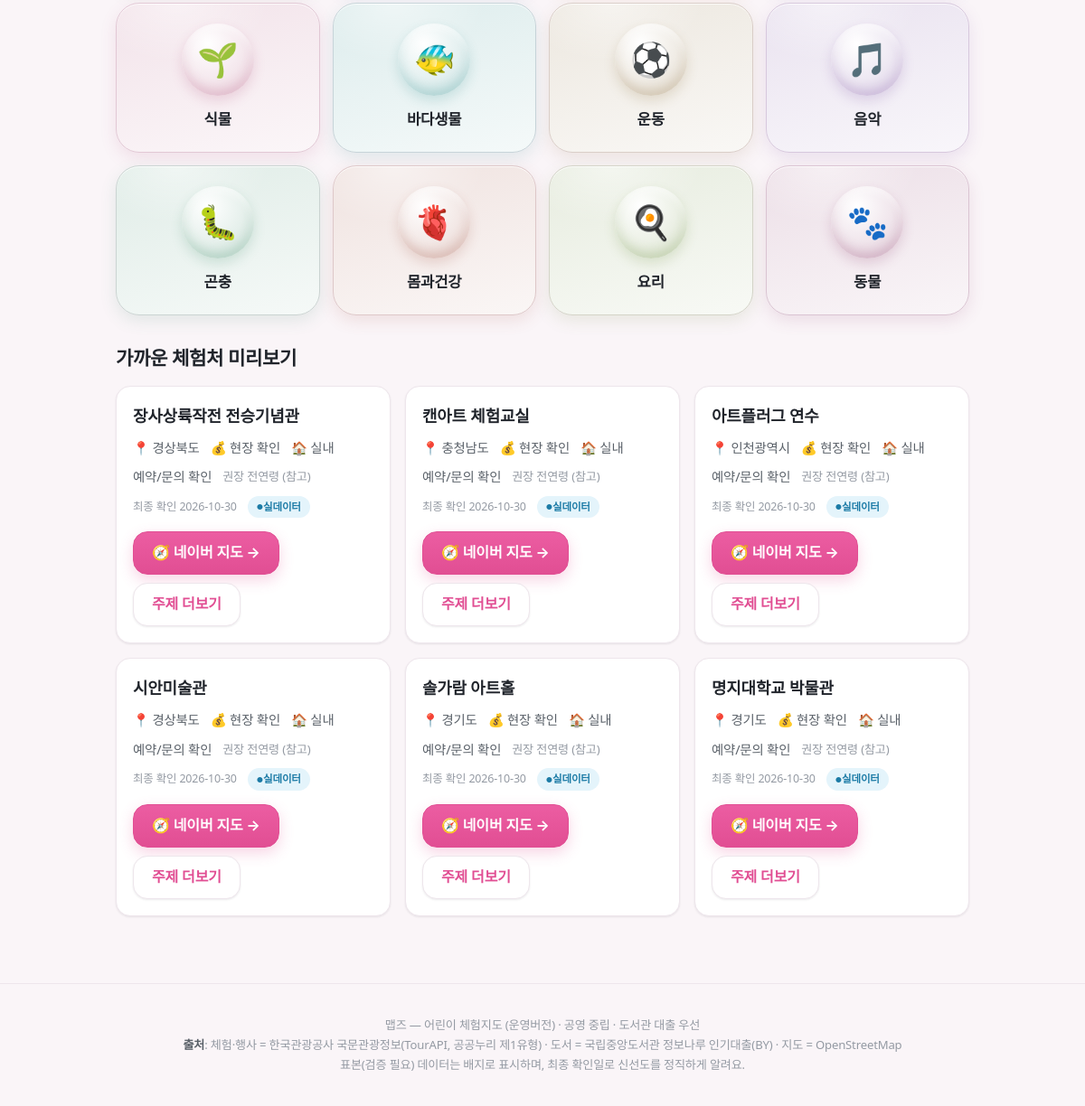
Before: / (lower part) with the older database file.
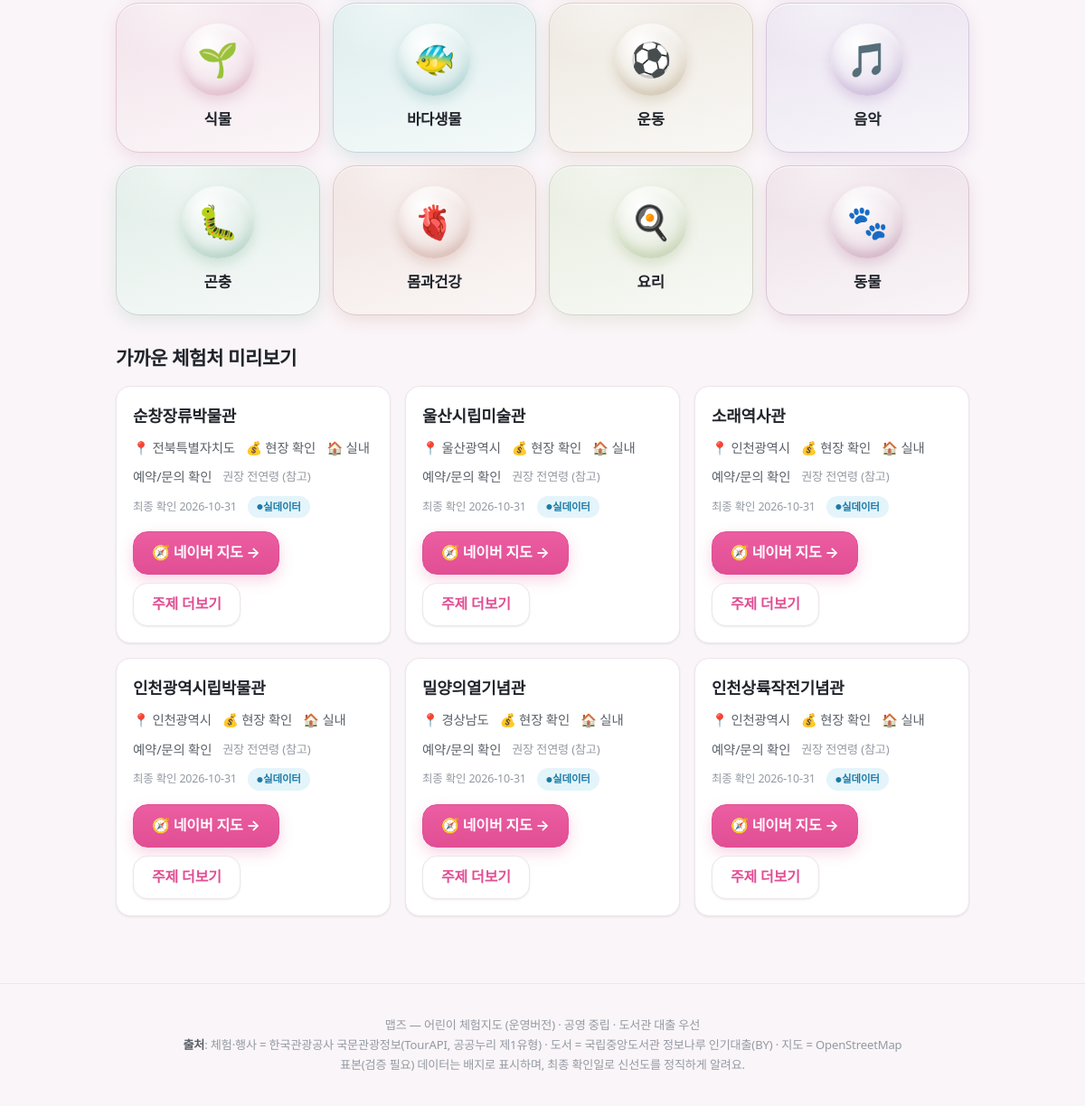
After: the same page with the newer database file.
### tables this page shows
CREATE TABLE topic(id TEXT PRIMARY KEY, name TEXT, synonyms TEXT, emoji TEXT,
  demand_score REAL, connection_score REAL, age_profile TEXT);

CREATE TABLE experience(id TEXT PRIMARY KEY, name TEXT, type TEXT, topic_tags TEXT,
  verb_tags TEXT, lat REAL, lng REAL, region TEXT, period_start TEXT, period_end TEXT,
  hours TEXT, age_note TEXT, duration_min INT, cost TEXT, reservation_url TEXT,
  indoor INT, parking TEXT, stroller TEXT, crowd_note TEXT, related_books TEXT,
  tel TEXT, image TEXT, source TEXT, is_seed INT, last_verified TEXT, status TEXT);

### app/main.py (the view)
@app.get("/", response_class=HTMLResponse)
def page_search(request: Request, q: str = "", indoor: int = 0, free: int = 0, region: str = "", week: int = 0):
    af = bool(q or indoor or free or region or week)
    if af:
        d = api_search(q=q, indoor=indoor, free=free, region=region); results = d["results"]
        if week: results = [x for x in results if x["type"] == "상설시설" or (x["period_start"] and x["period_start"] <= _plus_days(7))]
    else: results = []
    con = db(); preview = [exp_row(r) for r in con.execute(f"SELECT * FROM experience WHERE {FRESH} AND type='상설시설' LIMIT 6", (today(),))]; con.close()
    return templates.TemplateResponse(request, "search.html", {"topics": [TOPICS[t] for t in TOPICS], "results": results,
        "query": q, "f": {"indoor": indoor, "free": free, "region": region, "week": week}, "active_filter": af,
        "preview": preview, "today": today(), "active": "search"})

### app/templates/search.html (shortened to what this page needs)
{% extends "base.html" %}
{% import "macros.html" as m %}
{% block content %}
<div class="tiles">
{% for t in topics %}
<a class="tile" href="/topic/{{ t.id }}" style="--tc:{{ t.color }}"><span class="emoji">{{ t.emoji }}</span><span class="label">{{ t.name }}</span></a>
{% endfor %}
</div>
{% if active_filter %}
<h2 class="section-title">{% if query %}"{{ query }}" {% endif %}검색 결과 ({{ results|length }}건)
{% if f.indoor or f.free or f.week or f.region %}<span class="age"> · 필터: {{ '실내 ' if f.indoor }}{{ '무료 ' if f.free }}{{ '이번주 ' if f.week }}{{ f.region }}</span>{% endif %}</h2>
<div class="cards">
{% for x in results %}{{ m.exp_card(x) }}{% endfor %}
{% if results|length == 0 %}<p class="hint">딱 맞는 곳이 없어요. 위 그림 타일에서 둘러보는 건 어때요?</p>{% endif %}
</div>
{% else %}
<h2 class="section-title">가까운 체험처 미리보기</h2>
<div class="cards">{% for x in preview %}{{ m.exp_card(x) }}{% endfor %}</div>
{% endif %}
{% endblock %}

### app/templates/macros.html (shortened to what this page needs)
{% macro seed_badge(is_seed) -%}
{% if is_seed %}<span class="badge-seed">표본(검증 필요)</span>{% else %}<span class="badge-live">실데이터</span>{% endif %}
{%- endmacro %}
{% macro exp_card(x) -%}
<article class="card">
<h3>{{ x.name }}</h3>
<div class="meta"><span>📍 {{ x.region }}</span><span>💰 {{ x.cost or '현장 확인' }}</span>
<span>{{ '🏠 실내' if x.indoor else '🌳 야외' }}</span>{% if x.tel %}<span>📞 {{ x.tel }}</span>{% endif %}</div>
<div class="meta"><span>{{ '예약/문의 확인' if not x.tel else '전화 문의 가능' }}</span>
<span class="age">권장 {{ x.age_note or '전연령' }} (참고)</span></div>
<div class="meta"><span class="verified">최종 확인 {{ x.last_verified }}</span> {{ seed_badge(x.is_seed) }}</div>
<div class="cta-row"><a class="btn" href="{{ x.maplink }}" target="_blank" rel="noopener">🧭 네이버 지도 →</a>
<a class="btn ghost" href="/topic/{{ x.topic_tags[0] }}">주제 더보기</a></div>
</article>
{%- endmacro %}

Changed rows visible on the page:
no longer on this page (row edited): experience: name "장사상륙작전 전승기념관", region "경상북도", cost "현장 확인", indoor "🏠 실내", tel "예약/문의 확인", age_note "전연령", last_verified "2026-10-30"
no longer on this page (row edited): experience: name "캔아트 체험교실", region "충청남도", cost "현장 확인", indoor "🏠 실내", tel "예약/문의 확인", age_note "전연령", last_verified "2026-10-30"
no longer on this page (row edited): experience: name "아트플러그 연수", region "인천광역시", cost "현장 확인", indoor "🏠 실내", tel "예약/문의 확인", age_note "전연령", last_verified "2026-10-30"
no longer on this page (row edited): experience: name "시안미술관", region "경상북도", cost "현장 확인", indoor "🏠 실내", tel "예약/문의 확인", age_note "전연령", last_verified "2026-10-30"
no longer on this page (row edited): experience: name "솔가람 아트홀", region "경기도", cost "현장 확인", indoor "🏠 실내", tel "예약/문의 확인", age_note "전연령", last_verified "2026-10-30"
no longer on this page (row edited): experience: name "명지대학교 박물관", region "경기도", cost "현장 확인", indoor "🏠 실내", tel "예약/문의 확인", age_note "전연령", last_verified "2026-10-30"
now on this page (row edited): experience: name "순창장류박물관", region "전북특별자치도", cost "현장 확인", indoor "🏠 실내", tel "예약/문의 확인", age_note "전연령", last_verified "2026-10-31"
now on this page (row edited): experience: name "울산시립미술관", region "울산광역시", cost "현장 확인", indoor "🏠 실내", tel "예약/문의 확인", age_note "전연령", last_verified "2026-10-31"
now on this page (row edited): experience: name "소래역사관", region "인천광역시", cost "현장 확인", indoor "🏠 실내", tel "예약/문의 확인", age_note "전연령", last_verified "2026-10-31"
now on this page (row edited): experience: name "인천광역시립박물관", region "인천광역시", cost "현장 확인", indoor "🏠 실내", tel "예약/문의 확인", age_note "전연령", last_verified "2026-10-31"
now on this page (row edited): experience: name "밀양의열기념관", region "경상남도", cost "현장 확인", indoor "🏠 실내", tel "예약/문의 확인", age_note "전연령", last_verified "2026-10-31"
now on this page (row edited): experience: name "인천상륙작전기념관", region "인천광역시", cost "현장 확인", indoor "🏠 실내", tel "예약/문의 확인", age_note "전연령", last_verified "2026-10-31"
